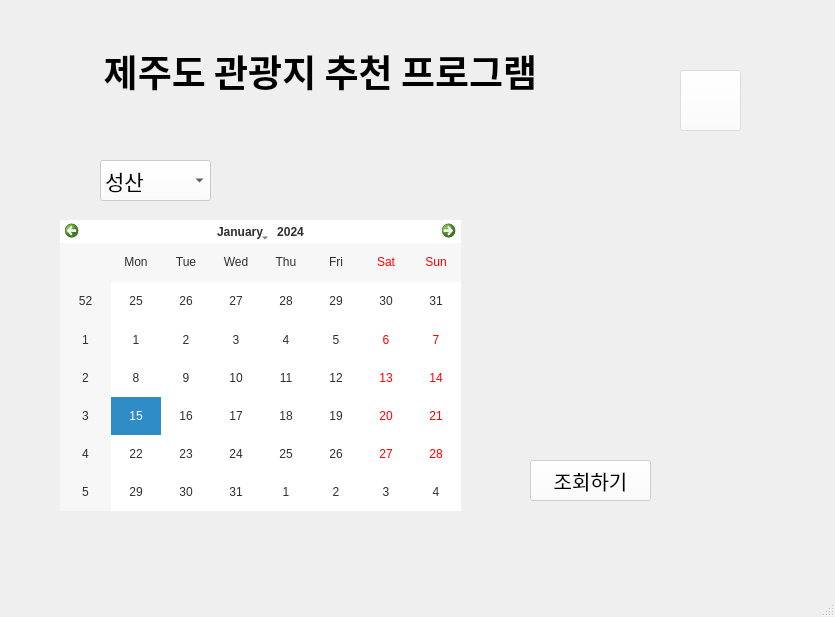
<?xml version="1.0" encoding="UTF-8"?>
<ui version="4.0">
 <class>mainWindow</class>
 <widget class="QMainWindow" name="mainWindow">
  <property name="geometry">
   <rect>
    <x>0</x>
    <y>0</y>
    <width>835</width>
    <height>617</height>
   </rect>
  </property>
  <property name="windowTitle">
   <string>제주도 관광지 추천</string>
  </property>
  <widget class="QWidget" name="centralwidget">
   <widget class="QLabel" name="label">
    <property name="geometry">
     <rect>
      <x>0</x>
      <y>-40</y>
      <width>841</width>
      <height>641</height>
     </rect>
    </property>
    <property name="text">
     <string/>
    </property>
    <property name="pixmap">
     <pixmap>2.bada.jpg</pixmap>
    </property>
    <property name="scaledContents">
     <bool>true</bool>
    </property>
   </widget>
   <widget class="QLabel" name="label_2">
    <property name="geometry">
     <rect>
      <x>20</x>
      <y>20</y>
      <width>601</width>
      <height>101</height>
     </rect>
    </property>
    <property name="font">
     <font>
      <family>맑은 고딕</family>
      <pointsize>28</pointsize>
      <weight>75</weight>
      <italic>false</italic>
      <bold>true</bold>
      <underline>false</underline>
      <strikeout>false</strikeout>
     </font>
    </property>
    <property name="text">
     <string>제주도 관광지 추천 프로그램</string>
    </property>
    <property name="alignment">
     <set>Qt::AlignCenter</set>
    </property>
   </widget>
   <widget class="QStackedWidget" name="stackedWidget">
    <property name="geometry">
     <rect>
      <x>10</x>
      <y>130</y>
      <width>811</width>
      <height>431</height>
     </rect>
    </property>
    <property name="styleSheet">
     <string notr="true">background: transparent</string>
    </property>
    <property name="frameShadow">
     <enum>QFrame::Plain</enum>
    </property>
    <property name="currentIndex">
     <number>0</number>
    </property>
    <widget class="QWidget" name="page">
     <widget class="QComboBox" name="combo">
      <property name="geometry">
       <rect>
        <x>90</x>
        <y>30</y>
        <width>111</width>
        <height>41</height>
       </rect>
      </property>
      <property name="font">
       <font>
        <family>맑은 고딕</family>
        <pointsize>16</pointsize>
        <weight>9</weight>
        <italic>false</italic>
        <bold>false</bold>
       </font>
      </property>
      <property name="styleSheet">
       <string notr="true">background-color: rgb(255, 255, 255, 170);
font: 75 16pt &quot;맑은 고딕&quot;;</string>
      </property>
      <item>
       <property name="text">
        <string>성산</string>
       </property>
      </item>
      <item>
       <property name="text">
        <string>고산</string>
       </property>
      </item>
      <item>
       <property name="text">
        <string>서귀포</string>
       </property>
      </item>
      <item>
       <property name="text">
        <string>제주도</string>
       </property>
      </item>
     </widget>
     <widget class="QCalendarWidget" name="cal_widget">
      <property name="geometry">
       <rect>
        <x>50</x>
        <y>90</y>
        <width>401</width>
        <height>291</height>
       </rect>
      </property>
      <property name="styleSheet">
       <string notr="true">background-color: rgb(255, 255, 255);
color: rgb(47, 47, 47);
font: 75 11pt &quot;맑은 고딕&quot;;
</string>
      </property>
     </widget>
     <widget class="QPushButton" name="btn_search">
      <property name="geometry">
       <rect>
        <x>520</x>
        <y>330</y>
        <width>121</width>
        <height>41</height>
       </rect>
      </property>
      <property name="font">
       <font>
        <family>맑은 고딕</family>
        <pointsize>15</pointsize>
        <weight>9</weight>
        <italic>false</italic>
        <bold>false</bold>
       </font>
      </property>
      <property name="styleSheet">
       <string notr="true">background-color: rgba(255, 255, 255, 160);
font: 75 15pt &quot;맑은 고딕&quot;;</string>
      </property>
      <property name="text">
       <string>조회하기</string>
      </property>
     </widget>
    </widget>
    <widget class="QWidget" name="page_2">
     <widget class="QTableWidget" name="table">
      <property name="geometry">
       <rect>
        <x>10</x>
        <y>220</y>
        <width>701</width>
        <height>181</height>
       </rect>
      </property>
      <property name="maximumSize">
       <size>
        <width>16777215</width>
        <height>241</height>
       </size>
      </property>
      <property name="styleSheet">
       <string notr="true">background-color: rgb(255, 255, 255);
font: 75 12pt &quot;맑은 고딕&quot;;</string>
      </property>
      <column>
       <property name="text">
        <string>관광지명</string>
       </property>
      </column>
      <column>
       <property name="text">
        <string>설명</string>
       </property>
      </column>
     </widget>
     <widget class="QLineEdit" name="date_edit">
      <property name="geometry">
       <rect>
        <x>30</x>
        <y>20</y>
        <width>281</width>
        <height>21</height>
       </rect>
      </property>
      <property name="styleSheet">
       <string notr="true">background-color: rgb(255, 255, 255);
font: 75 12pt &quot;맑은 고딕&quot;;</string>
      </property>
     </widget>
     <widget class="QLineEdit" name="text_edit">
      <property name="geometry">
       <rect>
        <x>30</x>
        <y>80</y>
        <width>281</width>
        <height>121</height>
       </rect>
      </property>
      <property name="styleSheet">
       <string notr="true">background-color: rgb(255, 255, 255);
font: 75 12pt &quot;맑은 고딕&quot;;</string>
      </property>
     </widget>
     <widget class="QWidget" name="verticalLayoutWidget">
      <property name="geometry">
       <rect>
        <x>350</x>
        <y>20</y>
        <width>341</width>
        <height>181</height>
       </rect>
      </property>
      <layout class="QVBoxLayout" name="vertical"/>
     </widget>
    </widget>
   </widget>
   <widget class="QPushButton" name="btn_home">
    <property name="geometry">
     <rect>
      <x>680</x>
      <y>70</y>
      <width>61</width>
      <height>61</height>
     </rect>
    </property>
    <property name="styleSheet">
     <string notr="true">background-color: rgb(255, 255, 255, 100);
</string>
    </property>
    <property name="text">
     <string/>
    </property>
    <property name="icon">
     <iconset>
      <normaloff>1.btn_home.jpg</normaloff>1.btn_home.jpg</iconset>
    </property>
    <property name="iconSize">
     <size>
      <width>60</width>
      <height>60</height>
     </size>
    </property>
    <property name="checkable">
     <bool>false</bool>
    </property>
   </widget>
  </widget>
  <widget class="QStatusBar" name="statusbar"/>
 </widget>
 <resources/>
 <connections/>
</ui>
